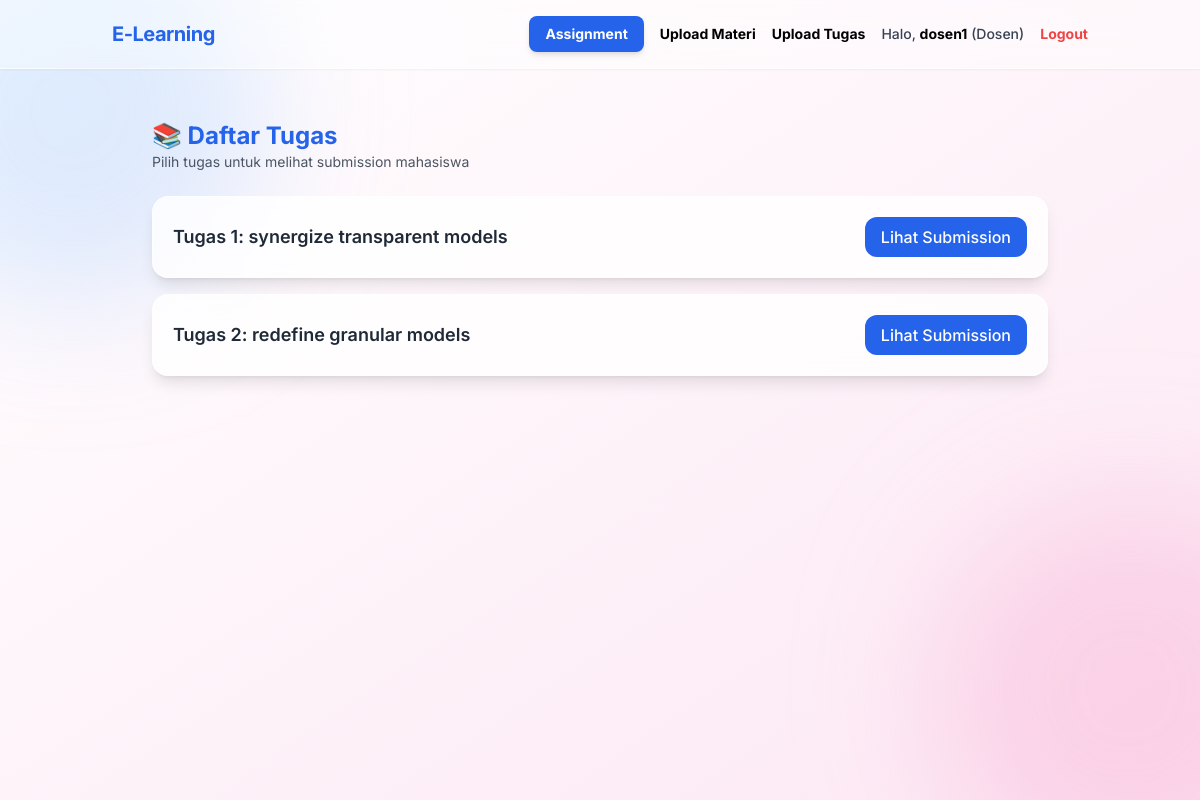
/assignment/ (signed in), run on the app's committed database.
### accounts/models.py (models this page shows, shortened)
class CustomUser(AbstractUser):
    ROLE_CHOICES = (
        ("mahasiswa", "Mahasiswa"),
        ("asisten_dosen", "Asisten Dosen"),
        ("dosen", "Dosen"),
    )
    role = models.CharField(max_length=20, choices=ROLE_CHOICES, default="mahasiswa")

### assignment/models.py (models this page shows, shortened)
class Tugas(models.Model):
    title = models.CharField(max_length=255)
    description = models.TextField(blank=True)
    file = models.FileField(
        upload_to=secure_tugas_upload_path,
        validators=[validate_secure_uploaded_file],
        blank=True,
        null=True,
    )
    deadline = models.DateTimeField(null=True, blank=True)
    uploaded_by = models.ForeignKey(
        settings.AUTH_USER_MODEL,
        on_delete=models.CASCADE,
        related_name="tugas_uploaded",
    )
    uploaded_at = models.DateTimeField(auto_now_add=True)

### assignment/views.py (the view)
# urls.py: path("", views.daftar_tugas, name="daftar_tugas"),
@login_required
def daftar_tugas(request):
    assignments = Tugas.objects.all()
    return render(
        request,
        "assignment/daftar_tugas.html",
        {"assignments": assignments},
    )

### templates/assignment/daftar_tugas.html (shortened to what this page needs)
{% extends "base.html" %}
{% block content %}
<div class="max-w-4xl mx-auto">
  <div class="mb-6">
    <h1 class="text-2xl font-bold text-blue-600">
      📚 Daftar Tugas
    </h1>
    <p class="text-sm text-gray-600">
      Pilih tugas untuk melihat submission mahasiswa
    </p>
  </div>
  <div class="space-y-4">
    {% for tugas in assignments %}
      <div class="bg-white/80 backdrop-blur-xl border border-white/50 shadow-lg rounded-2xl p-5 flex items-center justify-between hover:shadow-xl transition">
        <div>
          <h3 class="text-lg font-semibold text-gray-800">
            {{ tugas.title }}
          </h3>
        </div>
        <a href="{% url 'assignment:daftar_submission' tugas.id %}">
          <button class="bg-blue-600 text-white px-4 py-2 rounded-xl font-medium hover:bg-blue-700 transition hover:scale-105">
            Lihat Submission
          </button>
        </a>
      </div>
    {% empty %}
      <div class="bg-white/70 border border-white/40 rounded-2xl p-6 text-gray-600">
        Belum ada tugas.
      </div>
    {% endfor %}
  </div>
</div>
{% endblock %}

### templates/base.html (shortened to what this page needs)
<!DOCTYPE html>
<html lang="id">
  <head>
    <script src="https://cdn.tailwindcss.com"></script>
  </head>
  <body class="bg-gradient-to-br from-white to-pink-100 min-h-screen flex flex-col items-center text-black antialiased">
    <div class="fixed top-[-10%] left-[-10%] w-96 h-96 bg-blue-300 rounded-full mix-blend-multiply filter blur-3xl opacity-30 animate-blob"></div>
    <div class="fixed bottom-[-10%] right-[-10%] w-96 h-96 bg-pink-300 rounded-full mix-blend-multiply filter blur-3xl opacity-30 animate-blob animation-delay-2000"></div>
    <nav class="w-full fixed top-0 z-50 bg-white/40 backdrop-blur-xl border-b border-white/60 shadow-sm">
      <div class="max-w-5xl mx-auto px-6 py-4 flex justify-between items-center">
        <a href="/" class="text-xl font-bold text-blue-600 tracking-tight hover:text-blue-800 transition">E-Learning</a>
        <div class="flex items-center space-x-4">
          {% if user.is_authenticated %}
            <a href="{% url 'assignment:daftar_tugas' %}" class="text-sm font-bold px-4 py-2 rounded-lg bg-blue-600 text-white hover:bg-blue-700 transition shadow-md hover:scale-105">Assignment</a>
            {% if user.role == 'dosen' %}
              <a href="{% url 'materi:upload' %}" class="text-sm font-bold text-black hover:text-blue-600 transition">Upload Materi</a>
              <a href="{% url 'assignment:upload' %}" class="text-sm font-bold text-black hover:text-blue-600 transition">Upload Tugas</a>
            {% endif %}
            <span class="text-sm font-medium text-gray-700">
              Halo, <span class="font-bold text-black">{{ user.username }}</span>
              ({{ user.get_role_display }})
            </span>
            <a href="{% url 'accounts:logout' %}" class="text-sm font-bold text-red-500 hover:text-red-700 transition">Logout</a>
          {% else %}
            <a href="{% url 'accounts:login' %}" class="text-sm font-bold text-black hover:text-blue-600 transition">Login</a>
            <a href="{% url 'accounts:register' %}" class="text-sm font-bold px-4 py-2 bg-blue-600 text-white rounded-lg hover:bg-blue-700 transition shadow-md hover:scale-105">Daftar</a>
          {% endif %}
        </div>
      </div>
    </nav>
    <main class="w-full max-w-5xl p-6 mt-24 relative z-10">
      {% block content %}
      {% endblock %}
    </main>
  </body>
</html>

### data on the page
CustomUser: username "dosen1", role "Dosen"
Tugas: title "Tugas 1: synergize transparent models"
Tugas: title "Tugas 2: redefine granular models"
